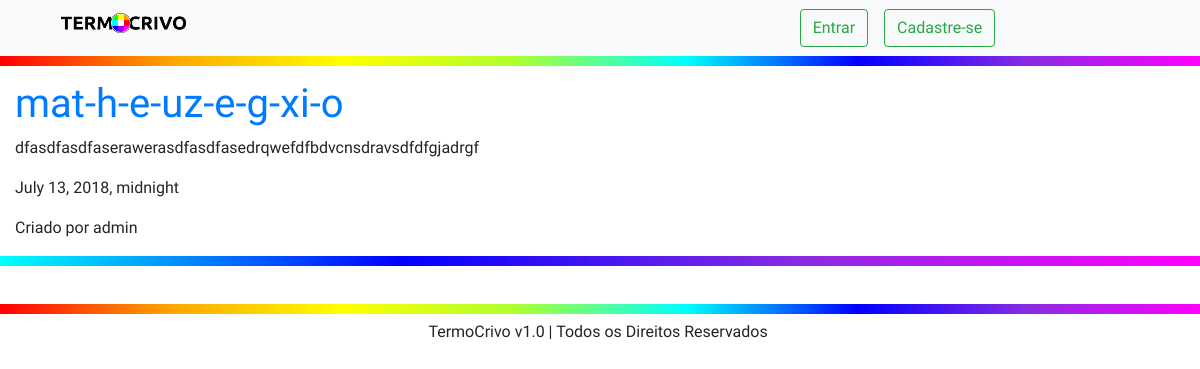
Page /contaCores/ on the earlier database version.
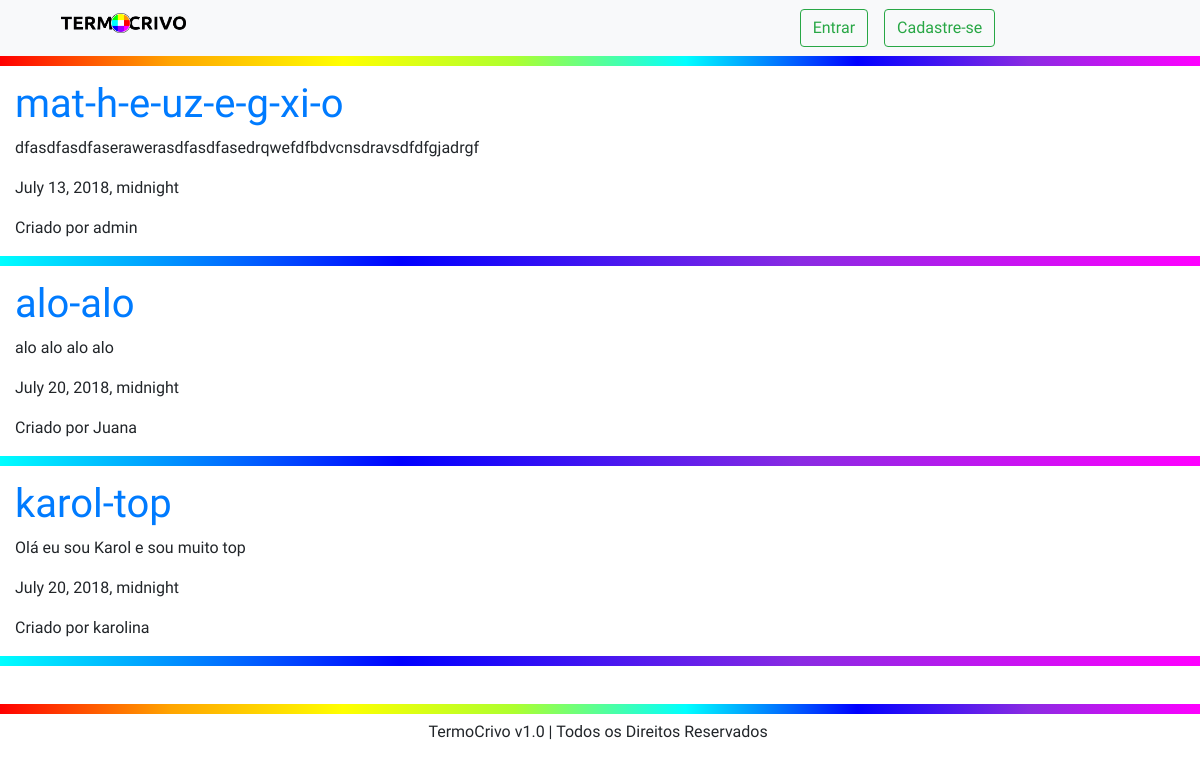
Same page on the later database version.
### contaCores/models.py (models this page shows, shortened)
class ContaCores(models.Model):
    nome = models.CharField(max_length=100)
    slug = models.CharField(max_length=100)
    texto = models.TextField()
    data = models.DateTimeField()
    foto = models.ImageField(default='default.png', blank=True)
    autor = models.ForeignKey(User, on_delete=models.PROTECT)

### contaCores/views.py (the view)
# urls.py: url(r'^contaCores/', include('contaCores.urls')),
def contaCores(request):
    contaCores = ContaCores.objects.all().order_by('data')
    return render(request, 'contaCores/contaCores.html', {'contaCores':contaCores})

### contaCores/templates/contaCores/contaCores.html
{% extends 'base_layout.html' %}
{% load static from staticfiles %}
{% block content %}
    {% for contaCor in contaCores %}
        <div class="cores">
            <h1><a href="{% url 'contaCores:detalhes' slug=contaCor.slug %}">{{contaCor.slug}}</a></h1>
            <p>{{contaCor.texto}}</p>
            <p>{{contaCor.data}}</p>
            <p>Criado por {{contaCor.autor.username}}</p>
        </div>
        <div class="line gradienteCold"></div>
        <br>
	{% endfor %}
{% endblock %}

### templates/base_layout.html (shortened to what this page needs)
{% load static from staticfiles %}
<!DOCTYPE html>
<html lang="en">
	<head>
		<link rel="stylesheet" href="https://stackpath.bootstrapcdn.com/bootstrap/4.1.1/css/bootstrap.min.css">
		<link rel="stylesheet" href="{% static 'css/main.css' %}">
		<link rel="stylesheet" href="{% static 'css/cores.css' %}">
	</head>
	<body>
	<div class="container-fluid bg-light">
		<div class="container">
			<div class="row navbar navbar-expand-lg navbar-light bg-light">
				<a class="col-8 mx-auto navbar-brand" href="{% url 'index' %}">
					<img src="{% static 'imgs/termocrivologo.png' %}" width="125px" class="d-inline-block align-top" alt="">
				</a>
				<div class="col-4 " id="navbarNav">
					<ul class="navbar-nav">
						{% if user.is_authenticated %}
						<li class="nav-item mx-auto active">
							<form action="{% url 'contas:logout' %}" method="post">
								{% csrf_token %}
								<input type="submit" class="btn btn-outline-success" value="Sair">
							</form>
						</li>
						<li>
							<a class="btn btn-outline-success" href="{%url 'contaCores:criar' %}">Novo Arquivo</a>
						</li>
						{%else %}
							<li>
								<a class="btn btn-outline-success mr-3" href="{% url 'contas:login' %}">Entrar</a>
							</li>
							<li>
								<a class="btn btn-outline-success" href="{% url 'contas:cadastro' %}">Cadastre-se</a>
							</li>
						{% endif%}
					</ul>
				</div>
			</div>
		</div>
	</div>
	<div class="gradienteGeral line">
	</div>
        <div class="wrapper container-fluid">
			<br>
            {% block content %}
			{% endblock %}
			<br>
        </div>
        <div class="line gradienteGeral"></div>
        <div class="container-fluid mt-3">
            <div class="container">
                <p class="text-center">TermoCrivo v1.0 | Todos os Direitos Reservados ­</p>
            </div>
        </div>
    </body>
</html>

### assets/css/main.css (style rules this page uses)
body { background: white; font-family: 'Ubuntu', sans-serif; }
.line { height: 10px; width: 100%; position: absolute; z-index: 100; left: 0; }

### assets/css/cores.css (style rules this page uses)
.gradienteGeral { background: linear-gradient(to right, red , orange, yellow, greenyellow, cyan, blue, blueviolet, magenta); }
.gradienteCold { background: linear-gradient(to right, cyan, blue, blueviolet, magenta); }

Differences in the rows shown:
added ContaCores: slug "alo-alo", texto "alo alo alo alo", data "July 20, 2018, midnight", autor.username "Juana"
added ContaCores: slug "karol-top", texto "Olá eu sou Karol e sou muito top", data "July 20, 2018, midnight", autor.username "karolina"
